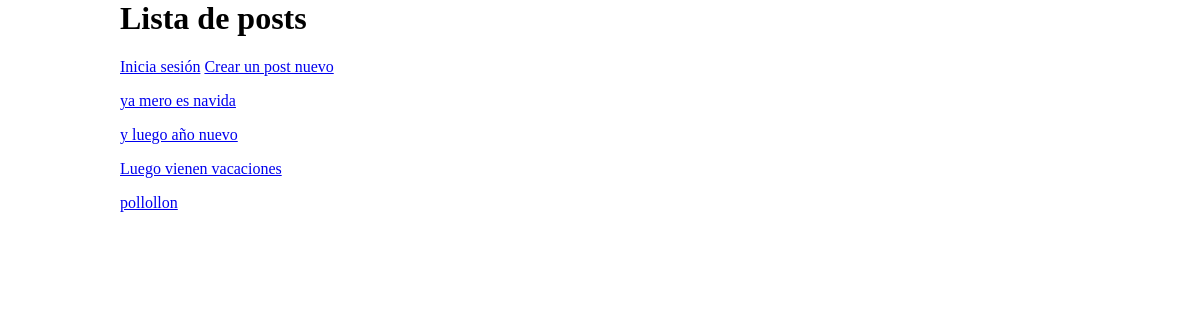
The app's page /, older data.
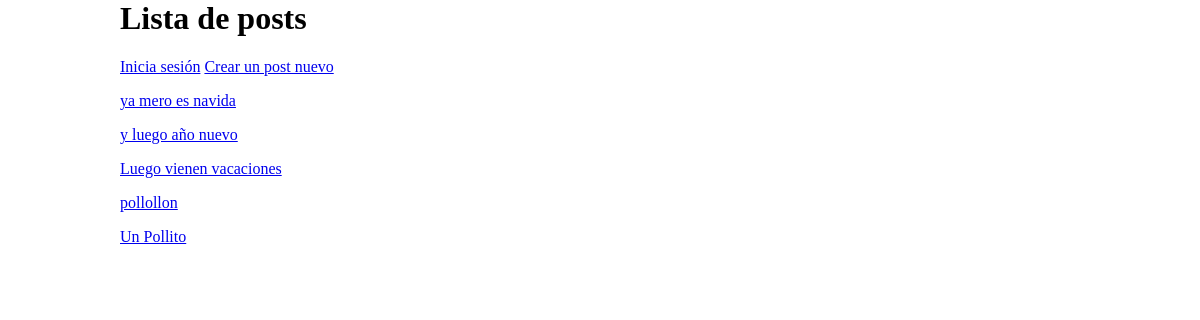
The same page, newer data.
### posts/models.py (models this page shows, shortened)
class Post(models.Model):
	titulo = models.CharField(max_length=140)
	cuerpo = models.TextField()
	autor = models.ForeignKey(User,related_name='posts')
	fecha = models.DateTimeField(auto_now=True)
	publicado = models.BooleanField(default=False)

### posts/views.py (the view)
# urls.py: url(r'^$',views.Lista.as_view(),name="lista"),
class Lista(View):
	def get(self,request):
		posts = Post.objects.all()
		return render(request,'posts/lista.html',{'posts':posts})

### posts/templates/posts/lista.html
{%load static%}
<html>
<head>
<link rel="stylesheet" type="text/css" href="{%static 'estilos.css'%}">
</head>
<body>
<h1>Lista de posts</h1>
{%if request.user.is_authenticated%}
<h2>Hola pinche {{request.user.username}}</h2>
<a href="{%url 'logout'%}">Cerrar Sesión</a>
{%else%}
<a href="{%url 'login'%}">Inicia sesión</a>
{%endif%}
<a href="{%url 'nuevo'%}">Crear un post nuevo</a>
{%for post in posts%}
<p>
	<a href="{%url 'detalle' post.id%}">
		{{post.titulo}}
	</a>
</p>
{%endfor%}
</body>
</html>

Row changes from the older to the newer data that the page shows:
added Post: titulo "Un Pollito"
